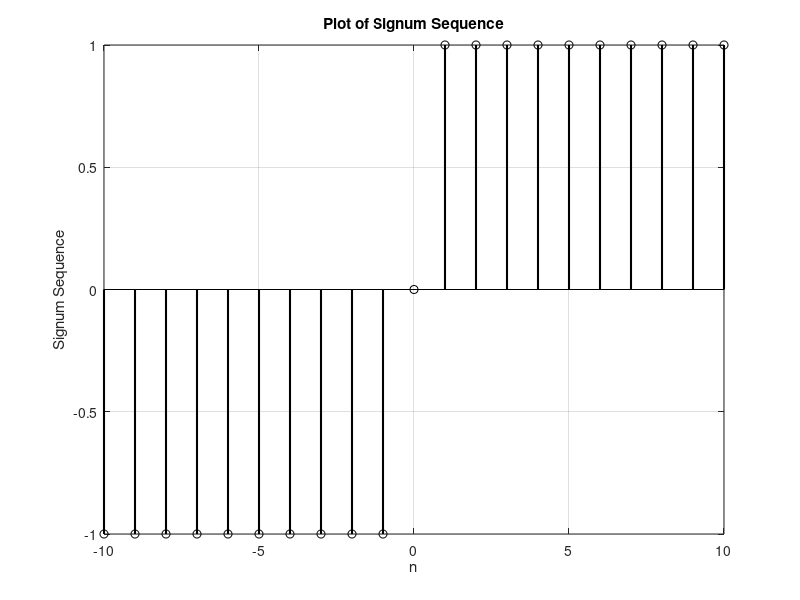

This chart was generated by the following MATLAB code:
% Define the range of n
n = -10:10;

% Initialize the signum sequence with zeros
signum_seq = zeros(size(n));

% Assign 1 to positive values of n, -1 to negative values, and leave 0 as it is
signum_seq(n > 0) = 1;
signum_seq(n < 0) = -1;

% Plot the signum sequence
stem(n, signum_seq, 'black', 'LineWidth', 1.5);
xlabel('n');
ylabel('Signum Sequence');
title('Plot of Signum Sequence');
grid on;
